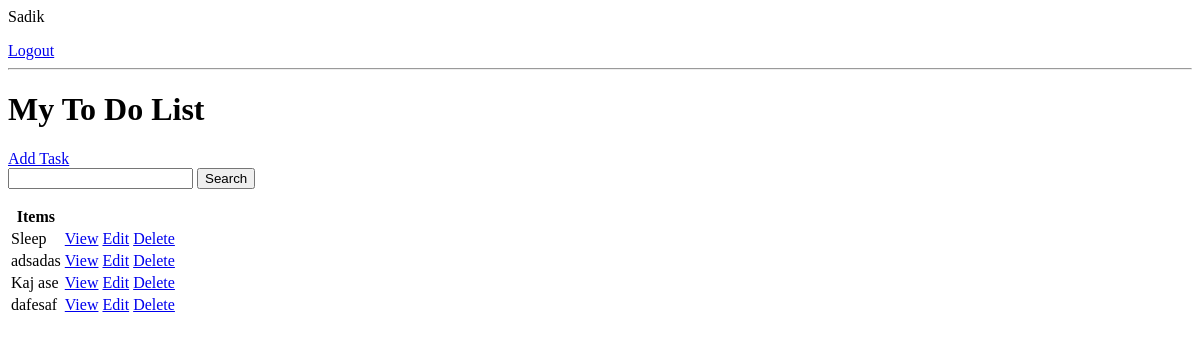
Page / (signed in) on the earlier database version.
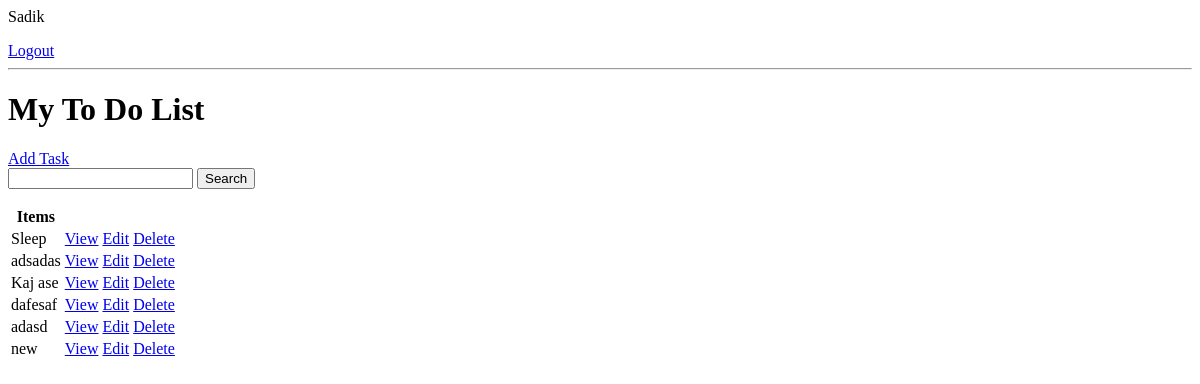
Same page on the later database version.
### base/models.py (models this page shows, shortened)
class Task(models.Model):
    user = models.ForeignKey(User , on_delete=models.CASCADE, null=True, blank=True)
    title = models.CharField(max_length=200)
    description = models.TextField(null=True, blank=True)
    complete = models.BooleanField(default=False)
    created = models.DateTimeField(auto_now_add=True)
    class Meta:
        ordering = ['complete']

### base/views.py (the view)
# urls.py: path('', TaskList.as_view() , name='tasks'),
class TaskList(LoginRequiredMixin , ListView): #LoginRequiredMixin is used to restrict the user
    model = Task
    context_object_name = 'tasks'
    def get_context_data(self, **kwargs):
        context = super().get_context_data(**kwargs) #kwargs = key word argument
        context['tasks'] = context['tasks'].filter(user = self.request.user) #making sure that the datas/context of the user are restricted to that user only
        context['count'] = context['tasks'].filter(complete = False).count() #counting the number of task not done. no need to filter here as the filtering has been done in the upper section #provides query set
        search_input = self.request.GET.get('search-area') or '' #blank space if required results aren't met in search
        if search_input:
            context['tasks'] = context['tasks'].filter(title__startswith = search_input) #search funtion added.This part includes the search logic
        context['search_input'] = search_input
        return context

### base/templates/base/task_list.html
{% if request.user.is_authenticated %}
<p>{{request.user}}</p>
<a href="{% url 'logout' %}">Logout</a>
{% else %}
<a href="{% url 'login' %}">Login</a>
{% endif %}
<hr>
<h1>My To Do List</h1>
<a href="{% url 'create-task' %}">Add Task</a>
<form action="GET">
    <input type="text" name="search-area" value="{{search_input}}">
    <input type="submit" value="Search">
</form>
<table>
    <tr>
        <th>Items</th>
        <td></td>
    </tr>
    {% for task in tasks %}
    <tr>
        <td>{{task.title}}</td>
        <td><a href="{% url 'task' task.id %}">View</a></td>
        <td><a href="{% url 'task-update' task.id %}">Edit</a></td>
        <td><a href="{% url 'task-delete' task.id %}">Delete</a></td>
    </tr>
    {% empty %}
    <h3>No items in the list</h3>
    {% endfor %}
</table>

Differences in the rows shown:
added Task: title "adasd"
added Task: title "new"
